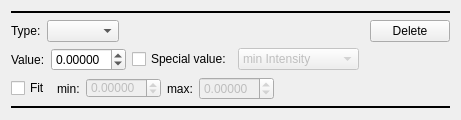
<?xml version="1.0" encoding="UTF-8"?>
<ui version="4.0">
 <class>background</class>
 <widget class="QWidget" name="background">
  <property name="geometry">
   <rect>
    <x>0</x>
    <y>0</y>
    <width>461</width>
    <height>117</height>
   </rect>
  </property>
  <property name="windowTitle">
   <string>Form</string>
  </property>
  <layout class="QVBoxLayout" name="verticalLayout">
   <item>
    <widget class="Line" name="line">
     <property name="frameShadow">
      <enum>QFrame::Plain</enum>
     </property>
     <property name="lineWidth">
      <number>2</number>
     </property>
     <property name="orientation">
      <enum>Qt::Horizontal</enum>
     </property>
    </widget>
   </item>
   <item>
    <layout class="QHBoxLayout" name="horizontalLayout">
     <item>
      <widget class="QLabel" name="label">
       <property name="text">
        <string>Type:</string>
       </property>
      </widget>
     </item>
     <item>
      <widget class="QComboBox" name="cb_back_type"/>
     </item>
     <item>
      <spacer name="horizontalSpacer">
       <property name="orientation">
        <enum>Qt::Horizontal</enum>
       </property>
       <property name="sizeHint" stdset="0">
        <size>
         <width>40</width>
         <height>20</height>
        </size>
       </property>
      </spacer>
     </item>
     <item>
      <widget class="QPushButton" name="pb_delete">
       <property name="text">
        <string>Delete</string>
       </property>
      </widget>
     </item>
    </layout>
   </item>
   <item>
    <layout class="QHBoxLayout" name="horizontalLayout_2">
     <item>
      <widget class="QLabel" name="label_2">
       <property name="text">
        <string>Value:</string>
       </property>
      </widget>
     </item>
     <item>
      <widget class="QDoubleSpinBox" name="dsp_value">
       <property name="minimumSize">
        <size>
         <width>75</width>
         <height>0</height>
        </size>
       </property>
       <property name="maximumSize">
        <size>
         <width>75</width>
         <height>16777215</height>
        </size>
       </property>
       <property name="decimals">
        <number>5</number>
       </property>
       <property name="minimum">
        <double>-1000000.000000000000000</double>
       </property>
       <property name="maximum">
        <double>10000000.000000000000000</double>
       </property>
      </widget>
     </item>
     <item>
      <widget class="QCheckBox" name="chk_special_value">
       <property name="text">
        <string>Special value:</string>
       </property>
      </widget>
     </item>
     <item>
      <widget class="QComboBox" name="cmb_special_value">
       <property name="enabled">
        <bool>false</bool>
       </property>
       <property name="minimumSize">
        <size>
         <width>100</width>
         <height>0</height>
        </size>
       </property>
       <item>
        <property name="text">
         <string>min Intensity</string>
        </property>
       </item>
       <item>
        <property name="text">
         <string>max Intensity</string>
        </property>
       </item>
       <item>
        <property name="text">
         <string>Intensity(minBE)</string>
        </property>
       </item>
       <item>
        <property name="text">
         <string>Intensity(maxBE)</string>
        </property>
       </item>
      </widget>
     </item>
     <item>
      <spacer name="horizontalSpacer_2">
       <property name="orientation">
        <enum>Qt::Horizontal</enum>
       </property>
       <property name="sizeHint" stdset="0">
        <size>
         <width>40</width>
         <height>20</height>
        </size>
       </property>
      </spacer>
     </item>
    </layout>
   </item>
   <item>
    <layout class="QHBoxLayout" name="horizontalLayout_3">
     <item>
      <widget class="QCheckBox" name="chk_fit">
       <property name="text">
        <string>Fit</string>
       </property>
      </widget>
     </item>
     <item>
      <widget class="QLabel" name="label_11">
       <property name="text">
        <string>min:</string>
       </property>
      </widget>
     </item>
     <item>
      <widget class="QDoubleSpinBox" name="dsb_min">
       <property name="enabled">
        <bool>false</bool>
       </property>
       <property name="minimumSize">
        <size>
         <width>75</width>
         <height>20</height>
        </size>
       </property>
       <property name="maximumSize">
        <size>
         <width>75</width>
         <height>20</height>
        </size>
       </property>
       <property name="decimals">
        <number>5</number>
       </property>
       <property name="minimum">
        <double>-10000000.000000000000000</double>
       </property>
       <property name="maximum">
        <double>10000000.000000000000000</double>
       </property>
      </widget>
     </item>
     <item>
      <widget class="QLabel" name="label_10">
       <property name="text">
        <string>max:</string>
       </property>
      </widget>
     </item>
     <item>
      <widget class="QDoubleSpinBox" name="dsb_max">
       <property name="enabled">
        <bool>false</bool>
       </property>
       <property name="minimumSize">
        <size>
         <width>75</width>
         <height>0</height>
        </size>
       </property>
       <property name="maximumSize">
        <size>
         <width>75</width>
         <height>16777215</height>
        </size>
       </property>
       <property name="decimals">
        <number>5</number>
       </property>
       <property name="minimum">
        <double>-10000000.000000000000000</double>
       </property>
       <property name="maximum">
        <double>10000000.000000000000000</double>
       </property>
      </widget>
     </item>
     <item>
      <spacer name="horizontalSpacer_3">
       <property name="orientation">
        <enum>Qt::Horizontal</enum>
       </property>
       <property name="sizeHint" stdset="0">
        <size>
         <width>40</width>
         <height>20</height>
        </size>
       </property>
      </spacer>
     </item>
    </layout>
   </item>
   <item>
    <widget class="Line" name="line_2">
     <property name="frameShadow">
      <enum>QFrame::Plain</enum>
     </property>
     <property name="lineWidth">
      <number>2</number>
     </property>
     <property name="orientation">
      <enum>Qt::Horizontal</enum>
     </property>
    </widget>
   </item>
  </layout>
 </widget>
 <resources/>
 <connections/>
</ui>
